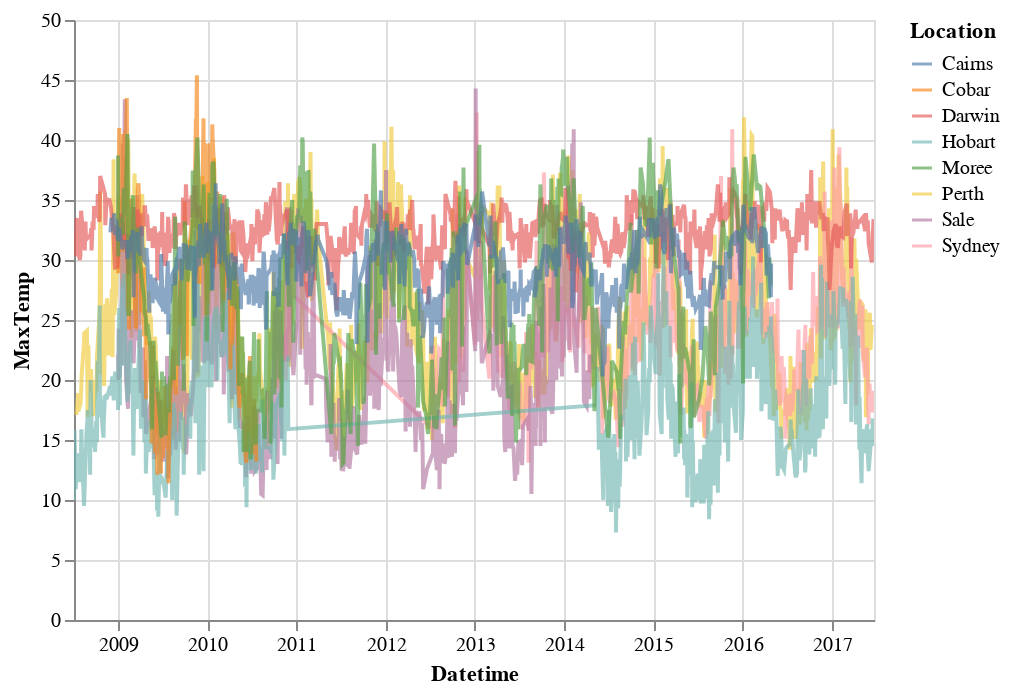

Notebook code cell kept with this figure:
### Markdown cell above
For the two charts below this is how to make the chart interactive: (You can scroll your mouse to zoom in and out; left click and drag to move)

### Code cell
sel = alt.selection_single(fields=["Location"], bind="legend")

c2 = alt.Chart(df_mini).mark_line().encode(
    x= "Datetime",
    y= "MaxTemp",
    color=alt.condition(sel,"Location", alt.value("grey")),
    opacity=alt.condition(sel, alt.value(0.65), alt.value(0.1)),
    tooltip=["Location","Datetime","MaxTemp"]
).add_selection(sel).interactive()
c2

### Figure 1 — Vega-Lite specification as saved in the notebook (floating-point values rounded to 4 significant figures; data arrays with more than 128 entries replaced by an {"elided": "..."} marker saying what was removed)
{"config": {"view": {"continuousWidth": 400, "continuousHeight": 300}}, "data": {"name": "data-ac39cbf1f1a0eb2b9e0d7cede2cf0dc1"}, "mark": "line", "encoding": {"color": {"condition": {"field": "Location", "type": "nominal", "selection": "selector002"}, "value": "grey"}, "opacity": {"condition": {"value": 0.65, "selection": "selector002"}, "value": 0.1}, "tooltip": [{"field": "Location", "type": "nominal"}, {"field": "Datetime", "type": "temporal"}, {"field": "MaxTemp", "type": "quantitative"}], "x": {"field": "Datetime", "type": "temporal"}, "y": {"field": "MaxTemp", "type": "quantitative"}}, "selection": {"selector002": {"type": "single", "fields": ["Location"], "bind": "legend"}, "selector003": {"type": "interval", "bind": "scales", "encodings": ["x", "y"]}}, "$schema": "https://vega.github.io/schema/vega-lite/v4.17.0.json", "datasets": {"data-ac39cbf1f1a0eb2b9e0d7cede2cf0dc1": {"elided": "5000 records"}}}
